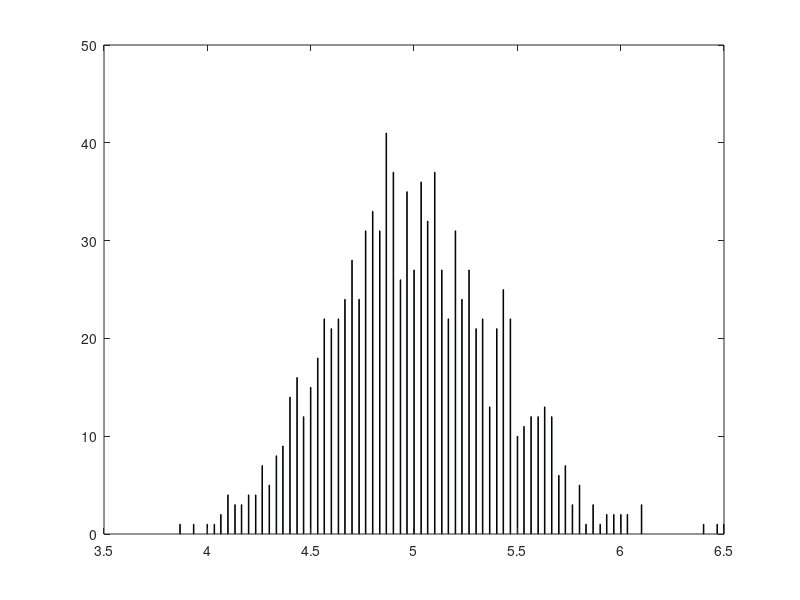

Source code (MATLAB):

% a)

x = poissrnd(5, 30, 1000);

means = size(30,1);

for i = 1:1000
   means(i) = mean(x(:,i));
end

% b)

hist(means,1000)

% c)

mean(means)
var(means)